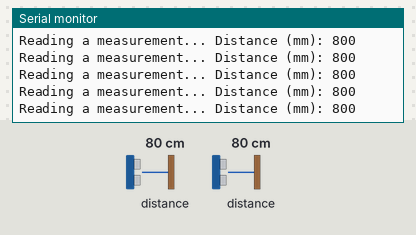
Simulated run of this sketch. Board: Arduino Uno, built with avr-gcc and run on an emulated ATmega328P. On the bench: the last lines printed to the serial monitor. Inputs (shaded band) come from the test bench; at power-on: distance to the obstacle 80 cm.

Above: at 3.6 s.
3.7 s: distance to the obstacle (sensor 800) set to 250 cm
At 5.2 s:
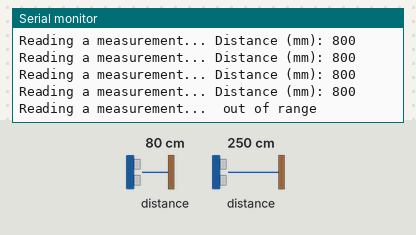
7.3 s: distance to the obstacle (sensor 800) set to 2 cm
At 17.2 s:
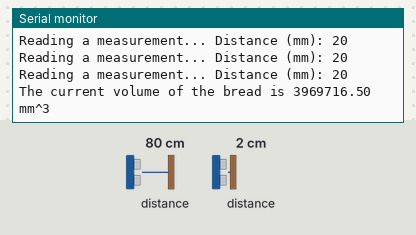

Measured:
- after the input at 3.7 s, the serial monitor: prints a new line after 1.0 s (image 1)
- after the input at 7.3 s, the serial monitor: prints a new line after 0.84 s (image 2)

The sketch:

dough_volume.ino
```cpp
#include "Adafruit_VL53L0X.h"
#include <math.h>

#define MAX_SIZE 10
#define BOWL_RAD_MM 15

Adafruit_VL53L0X lox = Adafruit_VL53L0X();
int tof_data[MAX_SIZE] = {0}; // initialize measurements to 0
int top = -1; // empty stack
double step = (double)BOWL_RAD_MM / MAX_SIZE;
double bowl_area = 0;
double dough_area = 0;

void setup() {
  // put your setup code here, to run once:
  Serial.begin(115200);
  while(!Serial) {
  }

  Serial.println("Adafruit VL53L0X test");
  if (!lox.begin()) {
    Serial.println(F("Failed to boot VL53L0X"));
    while(1);
  }
  // power
  Serial.println(F("VL53L0X API Simple Ranging example\n\n"));

  // get empty bowl measurements
  Serial.println("Place empty bowl for intialization measurements.");
  delay(1000); // change to wait for button push once set up
  while (top <= MAX_SIZE - 1) {
    getMeasurements();
  }
  bowl_area = riemannSum();
 //Serial.print("Step: ");
  //Serial.println(step);
}

void loop() {
  // put your main code here, to run repeatedly:
  getMeasurements();

  //Serial.print("Top is: ");
  //Serial.println(top);
  if(top == MAX_SIZE - 1) {     // calculate volume when measurements are done
    dough_area = riemannSum();

    // Serial.print("The bowl area is: ");
    // Serial.println(bowl_area);
    // Serial.print("The dough area is: ");
    // Serial.println(dough_area);

    double breadVolume = getVolume();
    Serial.print("The current volume of the bread is ");
    Serial.print(breadVolume);
    Serial.println(" mm^3");
    delay(10000);
  }

 delay(1000); // change to wait for button push or motor movement, etc.
}

void push(int val) {
  if (top == MAX_SIZE) {
    Serial.println("Stack Overflow");
  } else {
    top++;
    tof_data[top] = val;
  }
}

void getMeasurements() {

  VL53L0X_RangingMeasurementData_t measure;

  Serial.print("Reading a measurement... ");
  lox.rangingTest(&measure, false); // pass in 'true' to get debug data printout!

  if (measure.RangeStatus != 4) {  // phase failures have incorrect data
    int measurement = measure.RangeMilliMeter;
    Serial.print("Distance (mm): ");
    Serial.println(measurement);
    push(measurement);
  } else {
    Serial.println(" out of range ");
  }

  delay(100);
}

double riemannSum() {
  top = -1;
  //Serial.print("In riemann: ");
  double sum = 0;
  for (int i = 0; i < MAX_SIZE; i++) {
    sum += tof_data[i] * step;  // Riemann Sum of area under the curve
    //Serial.println(tof_data[i]);
  }

  return sum;
}

double getVolume() {
  double volume = 0;
  for (int i = 0; i < MAX_SIZE; i++) {
    volume += i;
  }
  // Serial.print("Sum no pi: ");
  // Serial.println(volume);
  // Serial.print("Step: ");
  // Serial.println(step);
  volume *= 2 * M_PI * step;
  // Serial.print("Summ: ");
  // Serial.println(volume);
  volume = volume * (bowl_area - dough_area); // multiply area btwn. the curves
  return volume;
}
```
